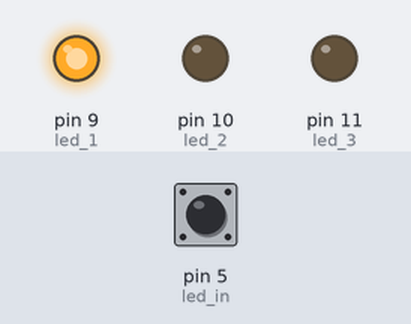
This sketch was run on a simulated Arduino Uno, built with avr-gcc and run on an emulated ATmega328P. On the bench: output pins drawn as LEDs (lit = HIGH). The inputs (shaded band) are chosen by the test bench; at power-on: pin 5 (led_in) HIGH.

Above: at 0.5 s.
At 1.5 s:
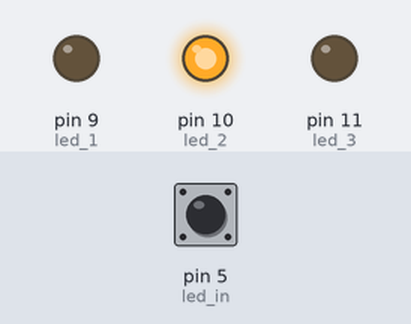
At 5.5 s:
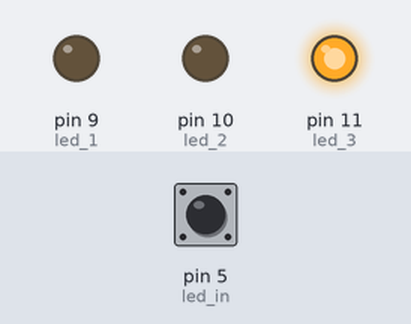
Timing chart, 0 to 6.9 s (numbered marks = the images above):
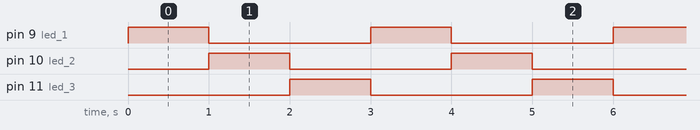

Measured:
- by itself, pin 9 (led_1), pin 10 (led_2), pin 11 (led_3): alternates HIGH for 1.0 s and LOW for 2.0 s
- by itself, everything shown: repeats every 3.0 s, in 4 steps

The sketch:

Bidirectional_Led_sequence_with_Arduino.ino
```cpp
int led_1=9;
int led_2=10;
int led_3=11;
int led_in=5;
void setup()
{
  pinMode(led_1, OUTPUT);
  pinMode(led_2, OUTPUT);
  pinMode(led_3, OUTPUT);
  pinMode(led_in,INPUT);
}

void loop()
{
  int input=digitalRead(led_in);
  int i;
  if(input==LOW){
    for(i=11;i>=9;i--){
      digitalWrite(i,HIGH);
      delay(1000);
      digitalWrite(i,LOW);
    }
  }
  else{
    for(i=9;i<=11;i++){
      digitalWrite(i,HIGH);
      delay(1000);
      digitalWrite(i,LOW);
    }
  }
}
```

Level-Based_Water_Pump_Automation.c
```cpp
/********************************************************************************
when destination reached level < 200,the water should be pumped to destination from source.
And the motor should stop pumping when the source tank level reaches below 200.
This code contains different combination.
*********************************************************************************/
#include <stdio.h>
int main()
{
    int source,destination;
    scanf("%d",&source);
    scanf("%d",&destination);
    int sourcelevel=source;
    int destinationlevel=destination;
    if(source>200){
        if(destination<200)
        {
            printf("Motor is ON\n");
            while(sourcelevel>=200){
                printf("Level of Destination 2=%d\n",destinationlevel);
                printf("Level of Source 1=%d\n",sourcelevel);
                destinationlevel++;
                sourcelevel--;
            }
            if(sourcelevel<=200){
            printf("Motor is OFF\n");
            printf("Source tank has low level water\n");
            }
            if(destinationlevel>980){
                printf("Destination tank is FULL\n");
                printf("Motor is OFF\n");
            }

        }
    }
    if(source==980&&destination==980)
    printf("Both tank is full\nMotor OFF");
    else if(source<200 && destination<200){
    printf("Motor is off\n");
    printf("No water in source tank\n");
    }
    else if(source==destination)
    printf("Both tank has same level of water level\nMotor is OFF\n");
    else if(destinationlevel>200 && destinationlevel<980)
    printf("Motor is OFF\n");
    else if(source<200)
    printf("Motor is OFF\nSource tank is under level\n");
    else if((destination==980 || destination>980 ))
    printf("Motor is OFF\nDestination Tank is FULL\n");
    return 0;
}
```
